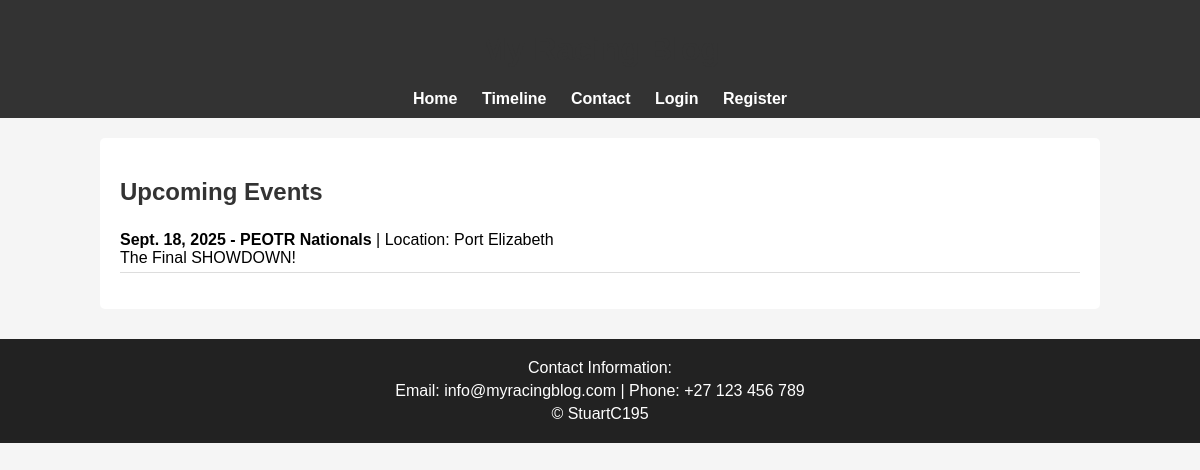
Page /contact/ on the committed database.
### main/models.py (models this page shows, shortened)
class Event(models.Model):
    name = models.CharField(max_length=200)
    date = models.DateField()
    location = models.CharField(max_length=200, blank=True)
    description = models.TextField(blank=True)

### main/views.py (the view)
# urls.py: path('contact/', views.contact, name='contact'),
def contact(request):
    events = Event.objects.order_by('date')
    return render(request, 'contact.html', {'events': events})

### main/templates/contact.html
{% load static %}
<link rel="stylesheet" href="{% static 'css/style.css' %}">
<header>
    <h1>My Racing Blog</h1>
    <nav>
        <a href="{% url 'home' %}">Home</a>
        <a href="{% url 'timeline' %}">Timeline</a>
        <a href="{% url 'contact' %}">Contact</a>
        {% if user.is_authenticated %}
            <span>Hello, {{ user.username }}!</span>
            <a href="{% url 'logout' %}">Logout</a>
        {% else %}
            <a href="{% url 'login' %}">Login</a>
            <a href="{% url 'register' %}">Register</a>
        {% endif %}
    </nav>
</header>
<div class="container">
<h2>Upcoming Events</h2>
<ul>
  {% for event in events %}
    <li>
      <strong>{{ event.date }} - {{ event.name }}</strong>
      {% if event.location %} | Location: {{ event.location }}{% endif %}
      {% if event.description %}<br>{{ event.description }}{% endif %}
    </li>
  {% empty %}
    <li>No upcoming events yet.</li>
  {% endfor %}
</ul>
</div>
<footer>
    <div class="footer-container">
        <p>Contact Information:</p>
        <p>Email: info@myracingblog.com | Phone: +27 123 456 789</p>
        <p>&copy; StuartC195</p>
    </div>
</footer>

### main/static/css/style.css (style rules this page uses)
header { background-color: #333; color: white; padding: 10px 0; text-align: center; }
nav a { color: white; text-decoration: none; margin: 0 10px; font-weight: bold; }
.container { width: 80%; margin: 20px auto; background-color: white; padding: 20px; border-radius: 5px; }
h1, h2 { color: #333; }
ul { list-style: none; padding: 0; }
ul li { padding: 5px 0; border-bottom: 1px solid #ddd; }
footer { background-color: #222; color: #fff; padding: 15px 0; text-align: center; margin-top: 30px; }
.footer-container p { margin: 5px 0; }

### rows in the picture
Event: date "Sept. 18, 2025", name "PEOTR Nationals", location "Port Elizabeth", description "The Final SHOWDOWN!"
